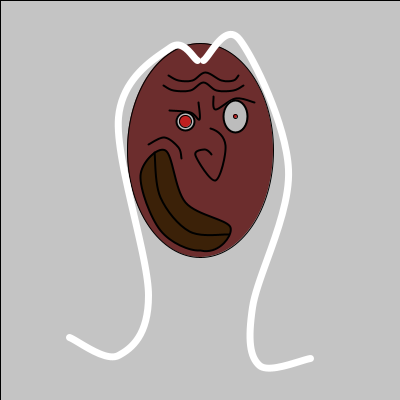
Frame 1 (no input)
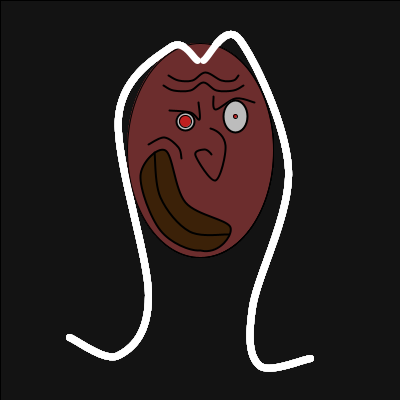
Frame 60 (the mouse pressed at the canvas centre just before this capture)
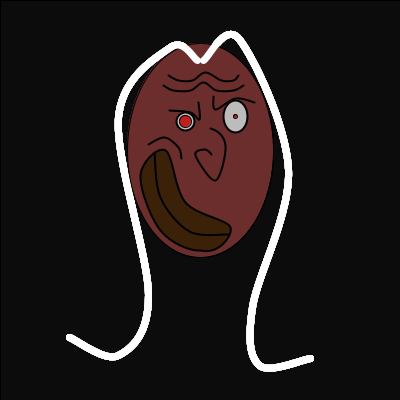
Frame 120 (the mouse held since frame 60 and released just before this capture)

The Processing sketch that drew these frames (run headless with seeded random() and noise(); from frame 60 on, the mouse is pressed at the canvas centre):

// Processing sketch: processing_20696
// ── processing_20696.pde

/*
TP # 1 - EDM4600 - Algorithmie de base et interactivite
 Laurent Sioui
 11 fevrier 2011
 */

// variables yeux 
int ellipseX = 185;
int ellipseY = 121;
int ellipseX2 = 235;
int ellipseY2 = 116;
int rayonE1 = 9;
int rayonE2 = 11;

// variables billes tournantes
float vitesse = 0.18;
float acceleration,angle,angle2,x,y,x2,y2 = 0;
float rayon = 10;
float rayon2 = 15;
 
 void setup() {
  
size(400,400);
ellipseMode(RADIUS);

  
  
}

void draw() {
  
  //fond pour tracés et opacité
  fill(0,10);
  rect(0,0,width,height);
  
  fill(108,45,45);
  
  //visage
  ellipse(200,150,73,107);
  strokeWeight(2);
  
   //nez
  beginShape(); 
  curveVertex(177,132);
  curveVertex(210,128);
  curveVertex(225,145);
  curveVertex(215,180);
  curveVertex(195,155);
  curveVertex(204,149);
  curveVertex(211,154);
  curveVertex(211,160);
  endShape();
 
   //bouche
  fill(59,33,8);
  beginShape();
  curveVertex(225,225);
  curveVertex(200,250);
  curveVertex(160,230);
  curveVertex(140,175);
  curveVertex(165,150);
  curveVertex(185,202);
  curveVertex(230,227);
  curveVertex(200,250);
  curveVertex(120,200);
  endShape();
  
  noFill();
  beginShape();
  curveVertex(154,152);
  curveVertex(154,152);
  curveVertex(160,197);
  curveVertex(189,231);
  curveVertex(228,234);
  curveVertex(228,234);
  endShape();
  
   //cheveux
  noFill();
  stroke(255);
  strokeWeight(7);
  beginShape();
  curveVertex(197,60);
  curveVertex(197,60);
  curveVertex(170,47);
  curveVertex(118,117);
  curveVertex(148,295);
  curveVertex(118,355);
  curveVertex(69,337);
  curveVertex(69,337);
  endShape();
  beginShape();
  curveVertex(203,60);
  curveVertex(203,60);
  curveVertex(239,39);
  curveVertex(288,169);
  curveVertex(252,307);
  curveVertex(259,365);
  curveVertex(310,358);
  curveVertex(310,358);
  endShape();
  
  //sourcils
  stroke(0);
  strokeWeight(2);
  beginShape(); 
  curveVertex(198,102);
  curveVertex(198,102);
  curveVertex(199,119);
  curveVertex(190,112);
  curveVertex(169,110);
  curveVertex(169,110);
  endShape();
  
  beginShape(); 
  curveVertex(213,96);
  curveVertex(213,96);
  curveVertex(215,109);
  curveVertex(235,98);
  curveVertex(254,102);
  curveVertex(254,102);
  endShape();
  
  //pli de bouche
  beginShape(); 
  curveVertex(148,144);
  curveVertex(148,144);
  curveVertex(164,137);
  curveVertex(178,147);
  curveVertex(181,158);
  curveVertex(181,158);
  endShape();
  
  //plis de front
  beginShape(); 
  curveVertex(163,85);
  curveVertex(163,85);
  curveVertex(173,90);
  curveVertex(190,90);
  curveVertex(203,82);
  curveVertex(216,90);
  curveVertex(233,90);
  curveVertex(243,85);
  curveVertex(243,85);
  endShape();
   beginShape(); 
  curveVertex(168,75);
  curveVertex(168,75);
  curveVertex(178,80);
  curveVertex(192,80);
  curveVertex(205,72);
  curveVertex(221,80);
  curveVertex(233,80);
  curveVertex(238,75);
  curveVertex(238,75);
  endShape();
  
   //yeux droit et gauche respectivement
  fill(188);
  ellipse(185,121,9,9);
  ellipse(235,116,12,16);
  
  // detecter le mouseOver sur oeil droit
  float distance = dist( mouseX , mouseY , ellipseX , ellipseY );
  if ( distance < rayonE1 ) {
     
    // mouseOver declenche apparition bille jaune qui tourne
    fill(255,250,50);
    vitesse = vitesse + acceleration;
    angle = angle + vitesse;
    x = cos(angle) * rayon + ellipseX;
    y = sin(angle) * rayon + ellipseY;
    ellipse(x,y,4,4); // bille jaune
   
      // enfoncer le clic permet de déplacer et éloigner la bille jaune
      if ( mousePressed ) {
        
        // la bille jaune s'éloigne
        rayon = min((rayon + 0.9),900); 
        } else {
        // la bille jaune se rapproche  
        rayon = max((rayon - 0.9),90);
    }
   
  } else {
    // la pupille s'affiche si le curseur n'est pas dans l'oeil
      fill(191,31,31);
      strokeWeight(1);
      ellipse(185,121,6,6);
  }
  
  // detecter le mouseOver sur oeil gauche
  float distance2 = dist( mouseX , mouseY , ellipseX2 , ellipseY2 );
  if ( distance2 < rayonE2 ) {
     
    // mouseOver declenche appartition bille bleue qui tourne
    fill(62,107,219);
    vitesse = vitesse + acceleration;
    angle2 = angle2 + vitesse;
    x2 = cos(angle2) * rayon2 + ellipseX2;
    y2 = sin(angle2) * rayon2 + ellipseY2;
    ellipse(x2,y2,8,8); // bille bleue
   
      // enfoncer le clic permet de déplacer et éloigner la bille bleue
      if ( mousePressed ) {
        // la bille bleue s'éloigne
        rayon2 = min((rayon2 + 0.8),800);
        } else {
        // la bille bleue se rapproche
        rayon2 = max((rayon2 - 1),100);
    }
   
  } else {
    //la pupille s'affiche si le curseur n'est pas dans l'oeil
      fill(191,31,31);
      strokeWeight(1);
      ellipse(235,116,2,2);
  }
   
   // en maintenant le clic gauche de la souris, la langue apparait
   if (mousePressed) {
      if ( mouseButton == LEFT ) {
  //Langue
  fill(224,23,70);
  beginShape();
  curveVertex(200,233);
  curveVertex(200,233);
  curveVertex(194,272);
  curveVertex(174,295);
  curveVertex(158,271);
  curveVertex(176,243);
  curveVertex(177,218);
  curveVertex(177,218);
  endShape();
  stroke(0);
  noFill();
  beginShape();
  curveVertex(174,269);
  curveVertex(174,269);
  curveVertex(185,255);
  curveVertex(190,233);
  curveVertex(190,233);
  endShape();
  
      }
    }
   
}

// permet simplement de determiner les coordonnees en cliquant
void mousePressed() {
        println("Clique: x "+mouseX+" y "+mouseY);
  
}
